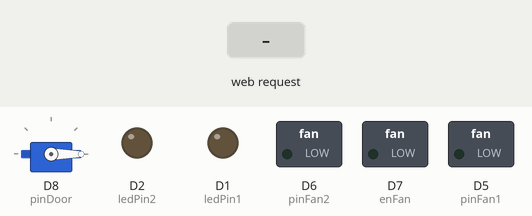
Recording of a sketch running on a simulated ESP8266 (NodeMCU). On the bench: servo, switched loads named in the sketch (green lamp = pin HIGH), output pins drawn as LEDs (lit = HIGH). The inputs (shaded band) are chosen by the test bench. WiFi joins after 1.5 s; servers stay silent unless stated; what the sketch prints to the serial monitor is not drawn.

Above: at 3.5 s.
3.6 s: HTTP request GET /light-on received
At 4.3 s:
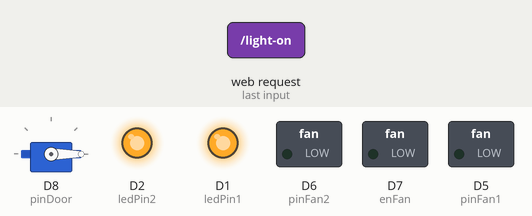
5.1 s: HTTP request GET /door-open received
At 5.4 s:
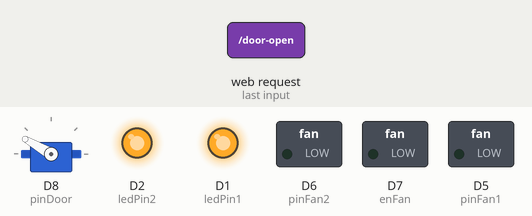
6.6 s: HTTP request GET /light-off received
At 7.8 s:
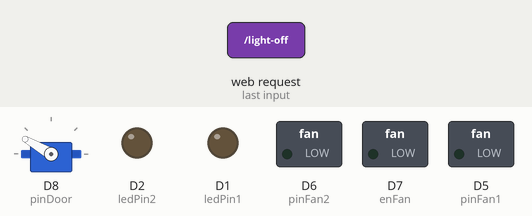
8.1 s: HTTP request GET /fan-on received
At 8.9 s:
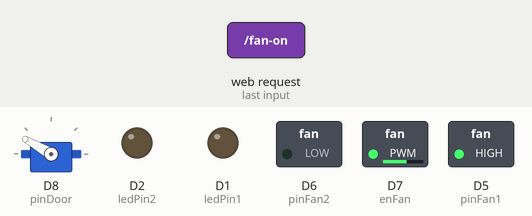
9.6 s: HTTP request GET /door-close received
At 10.1 s:
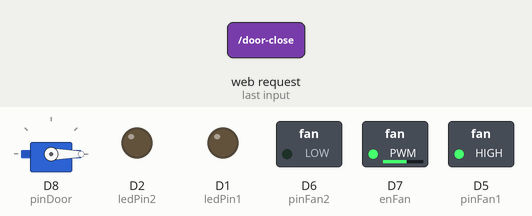
11.1 s: HTTP request GET /devices-on received
At 12.8 s:
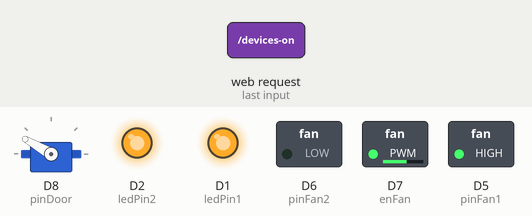
Timing chart, 0 to 14.1 s (numbered marks = the images above; inputs shaded):
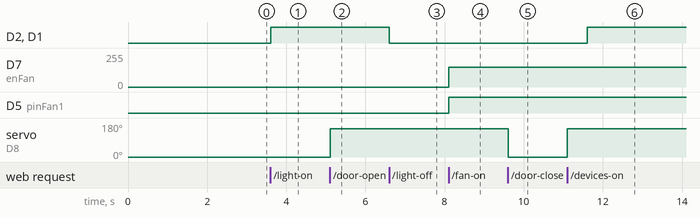

Measured:
- after the input at 3.6 s, D2 (ledPin2), D1 (ledPin1): LOW → HIGH at once
- after the input at 5.1 s, servo on D8 (pinDoor): 0° → 150° at once
- after the input at 6.6 s, D2 (ledPin2), D1 (ledPin1): HIGH → LOW at once
- after the input at 8.1 s, D7 (enFan): 0/255 → 150/255 at once; D5 (pinFan1): LOW → HIGH at once
- after the input at 9.6 s, servo on D8 (pinDoor): 150° → 0° at once
- after the input at 11.1 s, D2 (ledPin2), D1 (ledPin1): LOW → HIGH after 0.51 s; servo on D8 (pinDoor): 0° → 150° at once

The sketch:

esp8266.ino
```cpp
#include <ESP8266WiFi.h>
#include <Servo.h>

const char* ssid     = "THAO VINH T2";
const char* password = "88888888";

WiFiServer server(80);
String header;

unsigned long currentTime = millis();
unsigned long previousTime = 0;
const long timeoutTime = 2000;


int ledPin1 = D1;
int ledPin2 = D2;
bool lightState = false;

int pinFan1 = D5;
int pinFan2 = D6;
int enFan = D7;
bool fanState = false;

Servo myDoor;
int pinDoor = D8;
bool doorState = false;


void startWifi(){

  Serial.print("Connecting to ");
  Serial.println(ssid);
  WiFi.begin(ssid, password);

  while (WiFi.status() != WL_CONNECTED) {
    delay(500);
    Serial.print(".");
  }

  Serial.println("");
  Serial.println("WiFi connected.");
  Serial.println("IP address: ");
  Serial.println(WiFi.localIP());

}


void setUpFirstStart(){

  pinMode(ledPin1, OUTPUT);
  pinMode(ledPin2, OUTPUT);
  digitalWrite(ledPin1, LOW);
  digitalWrite(ledPin2, LOW);

  pinMode(enFan, OUTPUT);
  pinMode(pinFan1, OUTPUT);
  pinMode(pinFan2, OUTPUT);
  analogWrite(enFan, 0);
  digitalWrite(pinFan1, LOW);
  digitalWrite(pinFan2, LOW);

  myDoor.attach(pinDoor);
  myDoor.write(0);

}


void setup() {

  Serial.begin(115200);
  delay(100);

  setUpFirstStart();
  delay(500);

  startWifi();
  delay(100);

  server.begin();
  delay(100);

}


void controlLed(bool controlState){

  if (lightState == false && controlState == true){
    Serial.println("Light on");
    lightState = true;
    digitalWrite(ledPin1, HIGH);
    digitalWrite(ledPin2, HIGH);
  }
  else if (lightState == true && controlState == false){
    Serial.println("Light off");
    lightState = false;
    digitalWrite(ledPin1, LOW);
    digitalWrite(ledPin2, LOW);
  }

}

void controlDoor(bool controlState){

  if (doorState == false && controlState == true){
    Serial.println("Door open");
    doorState = true;
    myDoor.write(150);
  }
  else if (doorState == true && controlState == false){
    Serial.println("Door close");
    doorState = false;
    myDoor.write(0);
  }

  delay(500);

}

void controlFan(bool controlState){

  if (fanState == false && controlState == true){
    Serial.println("Fan on");
    fanState = true;

    digitalWrite(pinFan1, HIGH);
    digitalWrite(pinFan2, LOW);
    analogWrite(enFan, 150);

  }
  else if (fanState == true && controlState == false){
    Serial.println("Fan off");
    fanState = false;

    digitalWrite(pinFan1, LOW);
    digitalWrite(pinFan2, LOW);
    analogWrite(enFan, 0);
  }

}


void loop(){

  WiFiClient client = server.available();

  if (client) {

    Serial.println("New Client");

    String currentLine = "";
    currentTime = millis();
    previousTime = currentTime;

    while (client.connected() && currentTime - previousTime <= timeoutTime) {

      currentTime = millis();

      if (client.available()) {

        char c = client.read();
        Serial.write(c);
        header += c;

        if (c == '\n') {

          if (currentLine.length() == 0) {

            client.println("HTTP/1.1 200 OK");
            client.println("Content-type:text/html");
            client.println("Connection: close");
            client.println();

            if (header.indexOf("GET /light-on") >= 0) {
              controlLed(true);
            }
            else if (header.indexOf("GET /light-off") >= 0) {
              controlLed(false);
            }
            else if (header.indexOf("GET /door-open") >= 0) {
              controlDoor(true);
            }
            else if (header.indexOf("GET /door-close") >= 0) {
              controlDoor(false);
            }
            else if (header.indexOf("GET /fan-on") >= 0) {
              controlFan(true);
            }
            else if (header.indexOf("GET /fan-off") >= 0) {
              controlFan(false);
            }
            else if (header.indexOf("GET /devices-on") >= 0){
              controlDoor(true);
              controlLed(true);
              controlFan(true);
            }
            else if (header.indexOf("GET /devices-off") >= 0){
              controlDoor(false);
              controlLed(false);
              controlFan(false);
            }

            break;

          }
          else currentLine = "";

        }
        else if (c != '\r') currentLine += c;

      }

    }

    header = "";
    client.stop();
    Serial.println("Client disconnected.");
    Serial.println("");

  }

}
```
